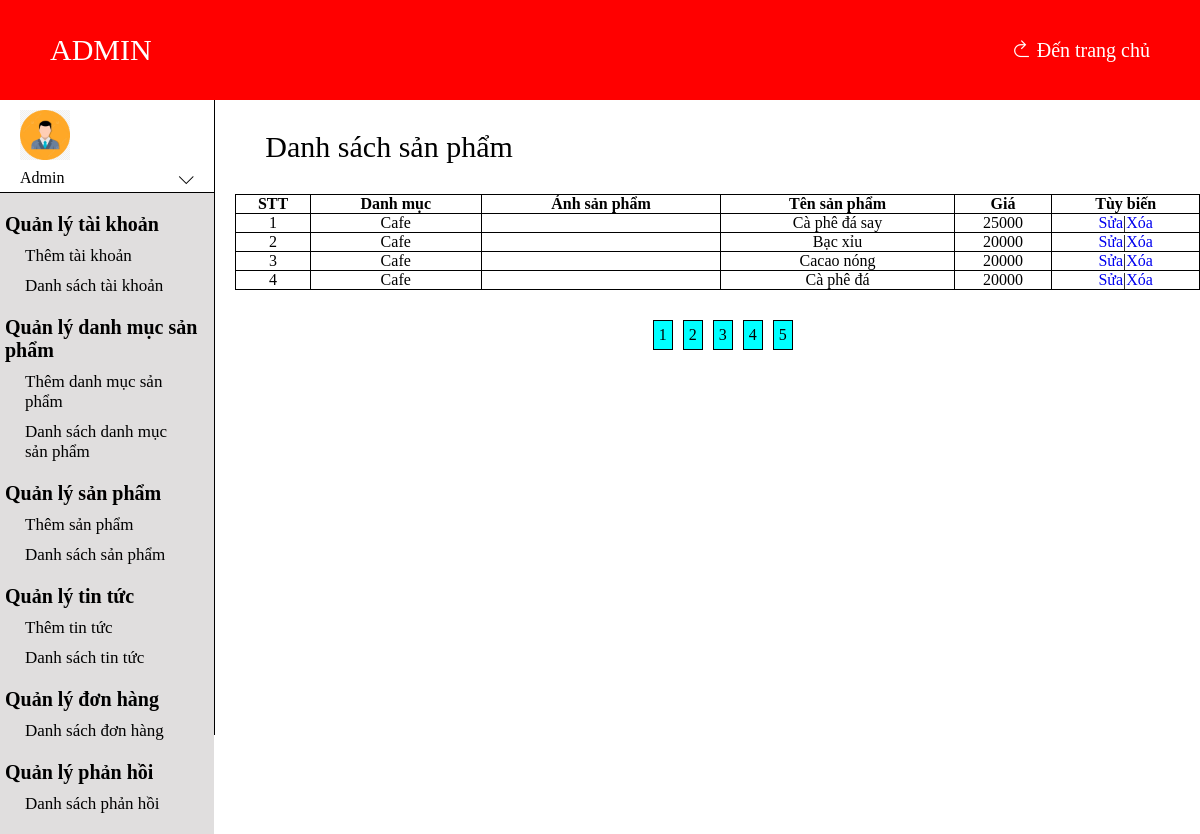
The app's page /admin/slide/productlist.php (signed in) with its own data.
### tables this page shows
CREATE TABLE `tbl_product` (
  `product_id` int(11) NOT NULL,
  `cartegory_id` varchar(110) NOT NULL,
  `product_name` varchar(255) NOT NULL,
  `product_img` varchar(255) NOT NULL,
  `product_price` int(255) NOT NULL
);

### admin/slide/productlist.php (the view, shortened to what this page needs)
<?php
include "./slidebar.php";
?>
<?php
$db= mysqli_connect("localhost","root","","the_coffee");
$query= "SELECT * FROM tbl_product";
$result = mysqli_query($db,$query);
$count = mysqli_num_rows($result);;
$page= ceil($count/4);
?>
<?php
if (!isset ($_GET['page']) ) {
    $current_page = 1;
    } else {
    $current_page = $_GET['page'];
    }
    $index= ($current_page-1)*4;
    $query= "SELECT * FROM tbl_product LIMIT $index, 4 ";
    $rs = mysqli_query($db,$query);
?>
<div class="main">
<h1>Danh sách sản phẩm</h1>
<table>
                <tr>
                    <th>STT</th>
                    <th>Danh mục</th>
                    <th>Ảnh sản phẩm</th>
                    <th>Tên sản phẩm</th>
                    <th>Giá</th>
                    <th>Tùy biến</th>
                </tr>
                <?php
                    if($rs->num_rows>0){
                    $i=0;
                    while($row=$rs->fetch_assoc()){
                   $i++;
?>
                <tr>
                    <td> <?php echo $i  ?> </td>
                    <td> <?php echo $row['cartegory_id']?> </td>
                    <td> <img  src="<?php echo $row['product_img']?>" alt=""></td>
                    <td><?php echo $row['product_name'] ?></td>
                    <td><?php echo $row['product_price'] ?></td>
                   <td> <a href="./productedit.php?product_id= <?php echo $row['product_id'] ?>">Sửa</a>|<a href="./productdelete.php?product_id= <?php echo $row['product_id'] ?>">Xóa</a></td>
                </tr>
                <?php
                    }
}
                ?>
            </table>
            <div class="phantrang">
                <ul>
                    <?php
                    for($i=1; $i<=$page; $i++){
                    ?>
                    <li><a href="productlist.php?page=<?php echo $i ?>"><?php echo $i ?></a></li>
                    <?php  }  ?>
                </ul>
            </div>
    </div>
    </div>
</body>
</html>

### css/css/styleadmin.css (style rules this page uses)
* { margin: 0; padding: 0; box-sizing: border-box; }
a { text-decoration: none; }
li { list-style: none; margin-top: 10px; }
.main { margin-left: 20px; flex: 4.5; }

### admin/slide/slidebar.php (style rules this page uses)
li a { color: #000; }

### admin/slide/productlist.php (style rules this page uses)
.phantrang { display: flex; align-items: center; justify-content: center; margin: 20px 0; }
.phantrang ul { display: flex; }
.phantrang li { border: 1px solid #000; background-color: aqua; margin-left: 10px; padding: 5px; }
h1 { font-weight: 500; margin: 30px; font-size: 30px; }
table { width: 100%; text-align: center; margin-top: 20px; }
table tr th,td { border: 1px solid #000; text-align: center; }
table { border-collapse: collapse; }

### records on screen
tbl_product: cartegory "Cafe", product_name "Cà phê đá say", product_price "25000"
tbl_product: cartegory "Cafe", product_name "Bạc xỉu", product_price "20000"
tbl_product: cartegory "Cafe", product_name "Cacao nóng", product_price "20000"
tbl_product: cartegory "Cafe", product_name "Cà phê đá", product_price "20000"
